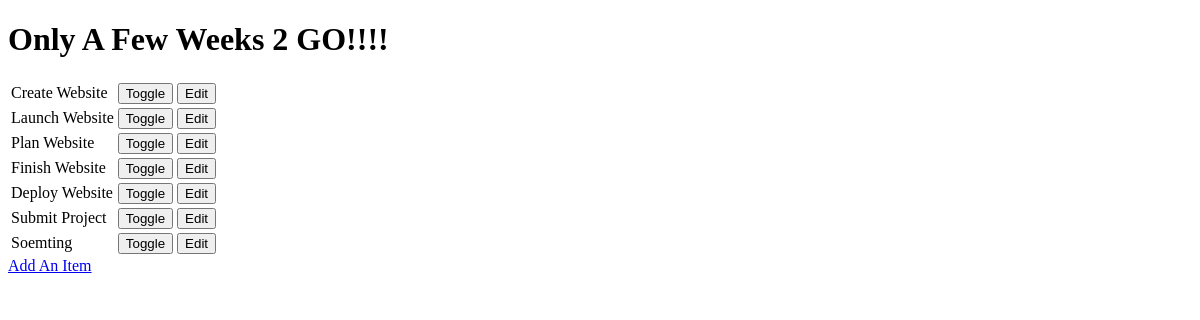
The app's page /, older data.
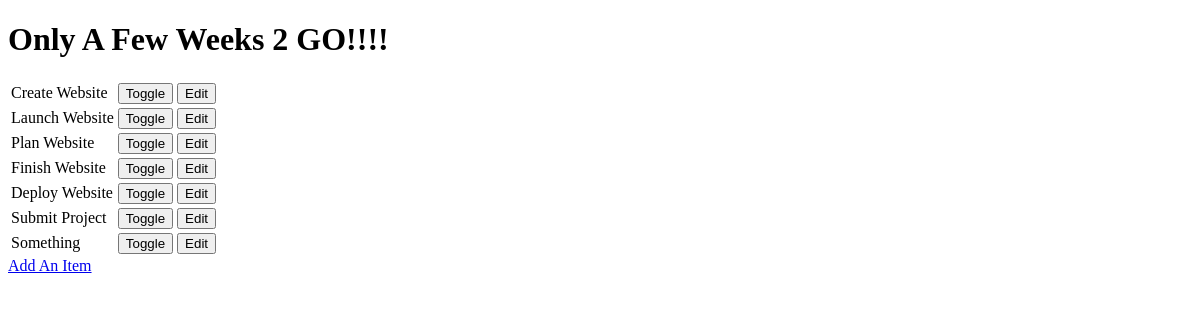
The same page, newer data.
### mp/models.py (models this page shows, shortened)
class Item(models.Model):
    name = models.CharField(max_length=30, blank=False)
    done = models.BooleanField(blank=False, default=False)

### mp/views.py (the view)
# urls.py: url(r'^$', get_mp_list),
def get_mp_list(request):
    results = Item.objects.all()
    return render(request, "mp_list.html", {'items': results})

### mp/templates/mp_list.html (shortened to what this page needs)
<!DOCTYPE html>
<html lang="en">
<head>
</head>
<body>
     <h1>Only A Few Weeks 2 GO!!!!</h1>
     <table>
        {% for item in items %}
        <tr>
            {% if item.done %}
            <td><strike>{{ item.name }}</strike></td>
            {% else %}
            <td>{{ item.name }}</td>
            {% endif %}
            <td>
               <form method="POST" action="toggle/{{ item.id }}">{% csrf_token %}<input type="submit" value="Toggle"></form>
            </td>
            <td>
                <form method="GET" action="edit/{{ item.id }}"><input type="submit" value="Edit"></form>
            </td>
        </tr>
        {% empty %}
        <p>No Task Remaining</p>
        {% endfor %}
     </table>
     <a href="add">Add An Item</a>
</body>
</html>

Row changes from the older to the newer data that the page shows:
changed Item: name "Soemting" → "Something"
